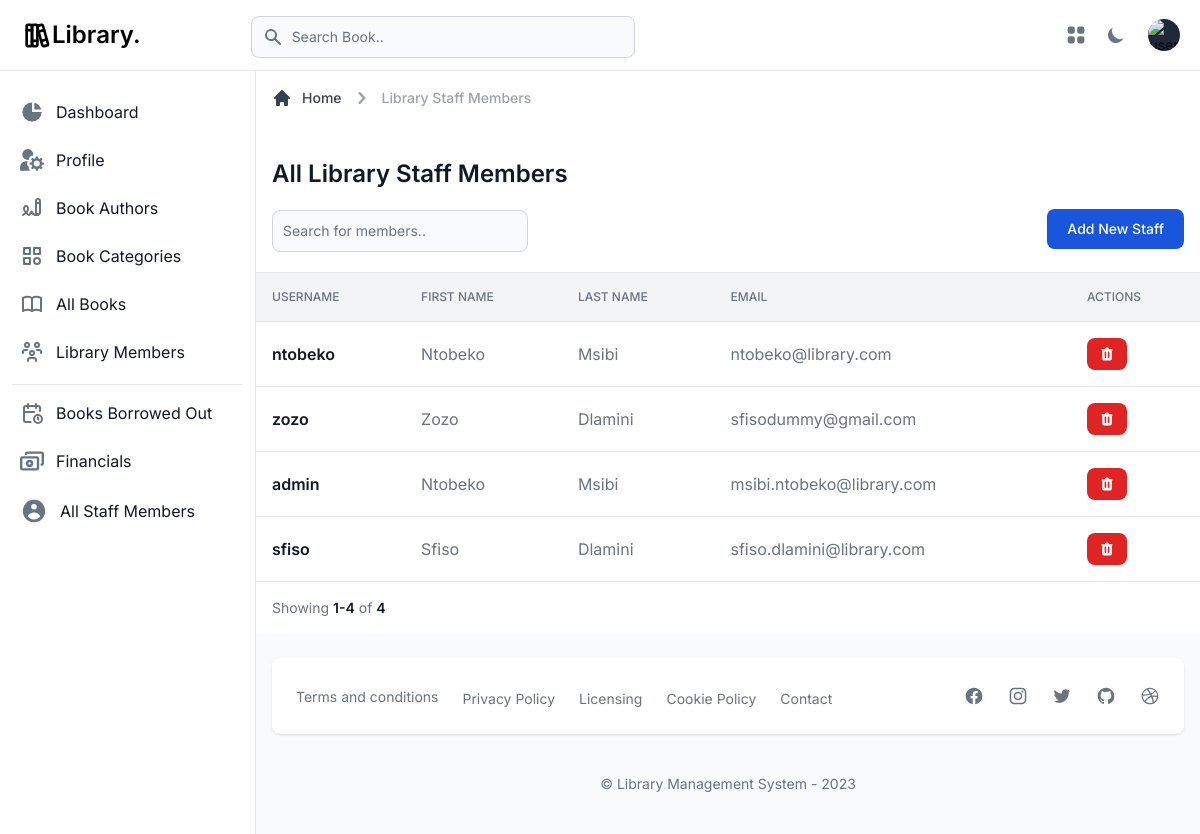
Page /staff-members/ (signed in) on the committed database.
### library/models.py (models this page shows, shortened)
class Staff(models.Model):
    POSITION_CHOICES = (
        (1, 'LIBRARIAN'),
        (2, 'ADMINISTRATOR')
    )
    user = models.OneToOneField(User, related_name='staff', on_delete=models.CASCADE)
    position = models.IntegerField(default=1, choices=POSITION_CHOICES)
    avatar = models.ImageField(upload_to='avatar', null=True, blank=True)
    date_added = models.DateTimeField(auto_created=True, default=timezone.now)

### web/views.py (the view, shortened to what this page needs)
# urls.py: path('staff-members/', staff_members_list, name='staff_members'),
@login_required(login_url='/login/')
def staff_members_list(request):
    user_form = SignupFormUser()
    staff_form = SignupFormStaff()
    staff_list = Staff.objects.order_by('-id').all()
    page = request.GET.get('page', 1)
    paginator = Paginator(staff_list, 25)
    staff = paginator.page(page)
    return render(request, 'pages/staff-members.html', {
        'staff': staff,
        'form': user_form,
        'staff_form': staff_form
    })

### library/forms.py
class SignupFormUser(UserCreationForm):
    class Meta:
        model = User
        fields = ('username', 'email', 'first_name', 'last_name')
    def __init__(self, *args, **kwargs):
        super(SignupFormUser, self).__init__(*args, **kwargs)
        for field_name, field in self.fields.items():
            self.fields[field_name].widget.attrs['placeholder'] = field.label
            self.fields[field_name].widget.attrs[
                'class'] = 'bg-gray-50 border border-gray-300 text-gray-900 sm:text-sm rounded-lg ' \
                           'focus:ring-primary-500 focus:border-primary-500 block w-full p-2.5 dark:bg-gray-700 ' \
                           'dark:border-gray-600 dark:placeholder-gray-400 dark:text-white ' \
                           'dark:focus:ring-primary-500 dark:focus:border-primary-500'
            self.fields[field_name].widget.attrs['required'] = True

class SignupFormStaff(forms.ModelForm):
    class Meta:
        model = Staff
        fields = ('position',)
    def __init__(self, *args, **kwargs):
        super(SignupFormStaff, self).__init__(*args, **kwargs)
        for field_name, field in self.fields.items():
            self.fields[field_name].widget.attrs['placeholder'] = field.label
            self.fields[field_name].widget.attrs[
                'class'] = 'bg-gray-50 border border-gray-300 text-gray-900 sm:text-sm rounded-lg ' \
                           'focus:ring-primary-500 focus:border-primary-500 block w-full p-2.5 dark:bg-gray-700 ' \
                           'dark:border-gray-600 dark:placeholder-gray-400 dark:text-white ' \
                           'dark:focus:ring-primary-500 dark:focus:border-primary-500'
            self.fields[field_name].widget.attrs['required'] = True

### templates/pages/staff-members.html (shortened to what this page needs)
{% extends "layouts/base.html" %}
{% load static %}
{% block content %}
    <main>
        <div
                class="p-4 bg-white block sm:flex items-center justify-between border-b border-gray-200 lg:mt-1.5 dark:bg-gray-800 dark:border-gray-700">
            <div class="w-full mb-1">
                <div class="mb-4">
                    <nav class="flex mb-5" aria-label="Breadcrumb">
                        <ol class="inline-flex items-center space-x-1 text-sm font-medium md:space-x-2">
                            <li class="inline-flex items-center">
                                <a href="/"
                                   class="inline-flex items-center text-gray-700 hover:text-primary-600 dark:text-gray-300 dark:hover:text-white">
                                    <svg class="w-5 h-5 mr-2.5" fill="currentColor" viewBox="0 0 20 20"
                                         xmlns="http://www.w3.org/2000/svg">
                                        <path
                                                d="M10.707 2.293a1 1 0 00-1.414 0l-7 7a1 1 0 001.414 1.414L4 10.414V17a1 1 0 001 1h2a1 1 0 001-1v-2a1 1 0 011-1h2a1 1 0 011 1v2a1 1 0 001 1h2a1 1 0 001-1v-6.586l.293.293a1 1 0 001.414-1.414l-7-7z">
                                        </path>
                                    </svg>
                                    Home
                                </a>
                            </li>
                            <li>
                                <div class="flex items-center">
                                    <svg class="w-6 h-6 text-gray-400" fill="currentColor" viewBox="0 0 20 20"
                                         xmlns="http://www.w3.org/2000/svg">
                                        <path fill-rule="evenodd"
                                              d="M7.293 14.707a1 1 0 010-1.414L10.586 10 7.293 6.707a1 1 0 011.414-1.414l4 4a1 1 0 010 1.414l-4 4a1 1 0 01-1.414 0z"
                                              clip-rule="evenodd"></path>
                                    </svg>
                                    <span class="ml-1 text-gray-400 md:ml-2 dark:text-gray-500" aria-current="page">
                                        Library Staff Members</span>
                                </div>
                            </li>
                        </ol>
                    </nav>
                    <h1 class="text-xl font-semibold text-gray-900 sm:text-2xl dark:text-white mt-12">
                        All Library Staff Members
                    </h1>
                </div>
                <div class="grid grid-cols-2 items-center justify-between sm:flex md:divide-x md:divide-gray-100 dark:divide-gray-700">
                    <div class="flex items-center mb-4 sm:mb-0 hidden md:block">
                        <form class="sm:pr-3" method="GET">
                            <div class="relative w-48 mt-1 sm:w-64 xl:w-96">
                                <input type="text" name="search" id="products-search"
                                       class="bg-gray-50 border border-gray-300 text-gray-900 sm:text-sm rounded-lg focus:ring-primary-500 focus:border-primary-500 block w-full p-2.5 dark:bg-gray-700 dark:border-gray-600 dark:placeholder-gray-400 dark:text-white dark:focus:ring-primary-500 dark:focus:border-primary-500"
                                       placeholder="Search for members..">
                            </div>
                        </form>
                    </div>
                    <button id="createProductButton"
                            class="text-white bg-blue-700 hover:bg-blue-800 focus:ring-4 focus:ring-primary-300 font-medium rounded-lg text-sm px-5 py-2.5 dark:bg-blue-600 dark:hover:bg-blue-700 focus:outline-none dark:focus:ring-primary-800"
                            type="button" data-drawer-target="drawer-create-product-default"
                            data-drawer-show="drawer-create-product-default"
                            aria-controls="drawer-create-product-default"
                            data-drawer-placement="right">
                        Add New Staff
                    </button>
                </div>
            </div>
        </div>
        <div class="flex flex-col">
            <div class="overflow-x-auto">
                <div class="inline-block min-w-full align-middle">
                    <div class="overflow-hidden shadow">
                        <table class="min-w-full divide-y divide-gray-200 table-fixed dark:divide-gray-600">
                            <thead class="bg-gray-100 dark:bg-gray-700">
                            <tr>
                                <th scope="col"
                                    class="p-4 text-xs font-medium text-left text-gray-500 uppercase dark:text-gray-400">
                                    Username
                                </th>
                                <th scope="col"
                                    class="p-4 text-xs font-medium text-left text-gray-500 uppercase dark:text-gray-400">
                                    First Name
                                </th>
                                <th scope="col"
                                    class="p-4 text-xs font-medium text-left text-gray-500 uppercase dark:text-gray-400">
                                    Last Name
                                </th>
                                <th scope="col"
                                    class="p-4 text-xs font-medium text-left text-gray-500 uppercase dark:text-gray-400">
                                    Email
                                </th>
                                <th scope="col"
                                    class="p-4 text-xs font-medium text-left text-gray-500 uppercase dark:text-gray-400">
                                    Actions
                                </th>
                            </tr>
                            </thead>
                            <tbody class="bg-white divide-y divide-gray-200 dark:bg-gray-800 dark:divide-gray-700">
                            {% for member in staff %}
                                <tr class="hover:bg-gray-100 dark:hover:bg-gray-700">
                                    <td class="p-4 text-sm font-normal text-gray-500 whitespace-nowrap dark:text-gray-400">
                                        <div class="text-base font-semibold text-gray-900 dark:text-white">{{ member.user.username }}</div>
                                    </td>
                                    <td class="max-w-sm p-4 overflow-hidden text-base font-normal text-gray-500 truncate xl:max-w-xs dark:text-gray-400">
                                        {{ member.user.first_name }}
                                    </td>
                                    <td class="max-w-sm p-4 overflow-hidden text-base font-normal text-gray-500 truncate xl:max-w-xs dark:text-gray-400">
                                        {{ member.user.last_name }}
                                    </td>
                                    <td class="max-w-sm p-4 overflow-hidden text-base font-normal text-gray-500 truncate xl:max-w-xs dark:text-gray-400">
                                        {{ member.user.email }}
                                    </td>
                                    <td class="p-4 space-x-2 whitespace-nowrap">
                                        <button type="button" id="deleteStaffButton"
                                                data-drawer-target="drawer-delete-staff-member{{ member.id }}"
                                                data-drawer-show="drawer-delete-staff-member{{ member.id }}"
                                                aria-controls="drawer-delete-staff-member{{ member.id }}"
                                                data-drawer-placement="right"
                                                class="inline-flex items-center px-3 py-2 text-sm font-medium text-center text-white bg-red-600 rounded-lg hover:bg-red-800 focus:ring-4 focus:ring-red-300 dark:focus:ring-red-900">
                                        </button>
                                    </td>
                                </tr>
                            {% endfor %}
                            </tbody>
                        </table>
                    </div>
                </div>
            </div>
        </div>
        <div class="sticky bottom-0 right-0 items-center w-full p-4 bg-white border-t border-gray-200 flex justify-between dark:bg-gray-800 dark:border-gray-700">
            <div class="flex items-center mb-4 sm:mb-0">
                <span class="text-sm font-normal text-gray-500 dark:text-gray-400">Showing <span
                        class="font-semibold text-gray-900 dark:text-white">{{ staff.start_index }}-{{ staff.end_index }}</span>
                    of <span
                            class="font-semibold text-gray-900 dark:text-white">{{ staff.paginator.count }}</span></span>
            </div>
        </div>
    </main>
{% endblock content %}

### rows in the picture
Staff: user.username "ntobeko", user.first_name "Ntobeko", user.last_name "Msibi", user.email "ntobeko@library.com"
Staff: user.username "zozo", user.first_name "Zozo", user.last_name "Dlamini", user.email "sfisodummy@gmail.com"
Staff: user.username "admin", user.first_name "Ntobeko", user.last_name "Msibi", user.email "msibi.ntobeko@library.com"
Staff: user.username "sfiso", user.first_name "Sfiso", user.last_name "Dlamini", user.email "sfiso.dlamini@library.com"

### other values in the picture
{{ staff.start_index }} "1"
{{ staff.end_index }} "4"
{{ staff.paginator.count }} "4"
